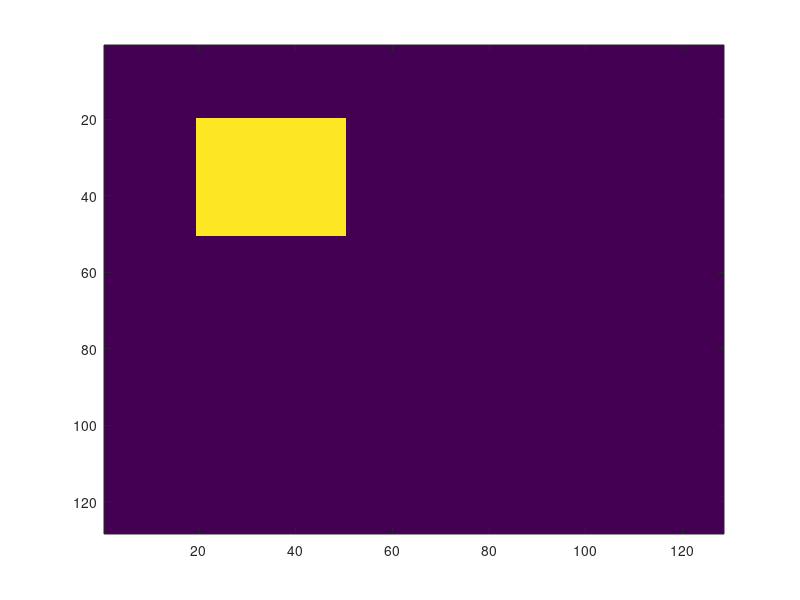

Here is the MATLAB script that generated this plot: (Note: this script raises an error after producing the figure.)
%%% Calling script

ImageSize = [128, 128];
targetImage = complex(zeros(ImageSize));
targetImage(20:50, 20:50) = 1+1i;
targetImage = (targetImage - mean(targetImage(:)))./std(targetImage(:));

figure(1)
imagesc(abs(targetImage))

% iteration = 0;
TotalIterations = 100;
% Performance = zeros(1,TotalIterations);

InputField = complex(ones(ImageSize)); % Set up a uniform electric field with a phase of zero hitting the SLM.
SLM = round(rand(ImageSize)*255)*2*pi/255 - pi; 
DMD= randi([0,1],ImageSize)*2*pi - pi;

% hologramInputIn = hologramInputSLM(SLM, InputField);
% hologramInputIn = hologramInputDMD(DMD,InputField);

hologramInputIn= device(hologramInputSLM,hologramInputDMD);

[ApproxTargetI,Performance] = GSalgorithm(hologramInputIn,InputField, TotalIterations, targetImage);


figure(2)
imagesc(ApproxTargetI)

figure(3)
plot(Performance)